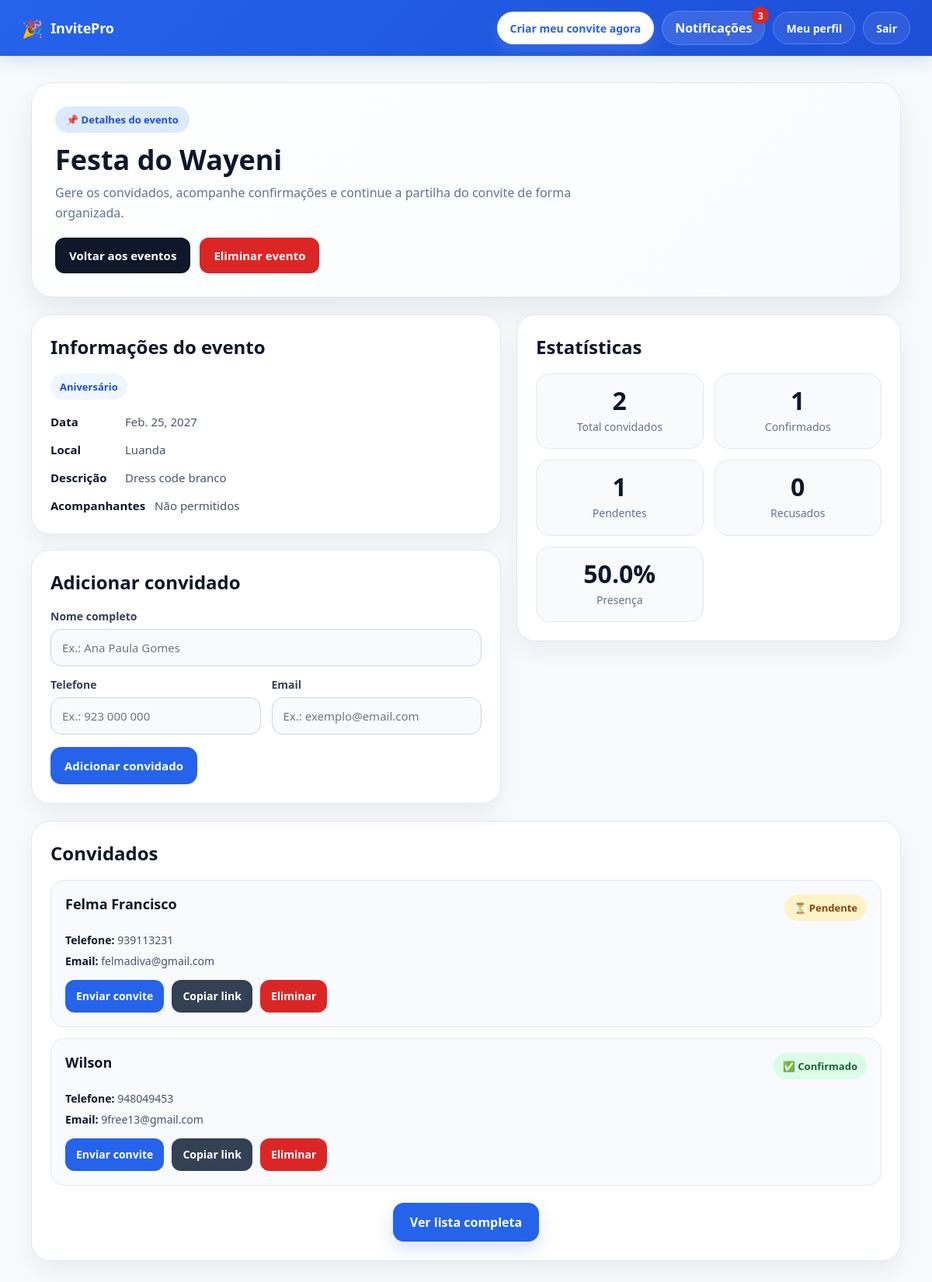
/event/22/ (signed in), run on the app's committed database.
### events/models.py (models this page shows, shortened)
class Event(models.Model):
    EVENT_TYPE_CHOICES = [
        ('aniversario', 'Aniversário'),
        ('casamento', 'Casamento'),
        ('noivado', 'Noivado'),
        ('baptizado', 'Baptizado'),
        ('cha_de_bebe', 'Chá de bebé'),
        ('formatura', 'Formatura'),
        ('conferencia', 'Conferência'),
        ('reuniao', 'Reunião'),
        ('evento_corporativo', 'Evento corporativo'),
        ('outro', 'Outro'),
    ]
    owner = models.ForeignKey(User, on_delete=models.CASCADE, null=True, blank=True)
    name = models.CharField(max_length=255)
    event_type = models.CharField(max_length=50, choices=EVENT_TYPE_CHOICES, default='outro')
    date = models.DateField()
    location = models.CharField(max_length=255, blank=True, null=True)
    description = models.TextField(blank=True, null=True)
    allowed_companions = models.PositiveIntegerField(default=0)
    @property
    def event_type_label(self):
        event_type_map = dict(self.EVENT_TYPE_CHOICES)
        return event_type_map.get(self.event_type, self.event_type)

### guests/models.py (models this page shows, shortened)
class Guest(models.Model):
    STATUS_CHOICES = [
        ('pendente', 'Pendente'),
        ('confirmado', 'Confirmado'),
        ('recusado', 'Recusado'),
    ]
    event = models.ForeignKey('events.Event', on_delete=models.CASCADE)
    full_name = models.CharField(max_length=255)
    phone = models.CharField(max_length=50, blank=True, null=True)
    email = models.EmailField(blank=True, null=True)
    token = models.UUIDField(default=uuid.uuid4, unique=True, editable=False)
    status = models.CharField(max_length=20, choices=STATUS_CHOICES, default='pendente')
    qr_code = models.ImageField(upload_to='qr_codes/', blank=True, null=True)
    companion_name = models.CharField(max_length=255, blank=True, null=True)

### events/views.py (the view, shortened to what this page needs)
# urls.py: path('<int:event_id>/', views.event_detail, name='event_detail'),
def event_detail(request, event_id):
    event = get_object_or_404(Event, id=event_id)
    pending_event_id = request.session.get('pending_event_id')
    if event.owner:
        if not request.user.is_authenticated or event.owner != request.user:
            return redirect('/login/')
    else:
        if pending_event_id != event.id:
            return redirect('/login/')
    guests = Guest.objects.filter(event=event)
    total_guests = guests.count()
    confirmed_guests = guests.filter(status='confirmado').count()
    pending_guests = guests.filter(status='pendente').count()
    declined_guests = guests.filter(status='recusado').count()
    percentage = round((confirmed_guests / total_guests) * 100, 1) if total_guests > 0 else 0
    return render(request, 'events/event_detail.html', {
        'event': event,
        'guests': guests,
        'total_guests': total_guests,
        'confirmed_guests': confirmed_guests,
        'pending_guests': pending_guests,
        'declined_guests': declined_guests,
        'percentage': percentage,
    })

### notifications/context_processors.py (called while the page is built)
def notification_count(request):
    if request.user.is_authenticated:
        unread_count = Notification.objects.filter(
            user=request.user,
            is_read=False
        ).count()
    else:
        unread_count = 0
    return {
        'unread_notifications_count': unread_count
    }

### events/templates/events/event_detail.html (shortened to what this page needs)
{% extends "base.html" %}
{% block content %}
<div class="detail-wrapper">
    <div class="hero-card">
        <div class="hero-top">
            <div>
                <div class="hero-badge">📌 Detalhes do evento</div>
                <h1 class="hero-title">{{ event.name }}</h1>
                <p class="hero-subtitle">
                    Gere os convidados, acompanhe confirmações e continue a partilha do convite de forma organizada.
                </p>
            </div>
            <div class="hero-actions">
                <a href="/event/" class="hero-btn secondary">Voltar aos eventos</a>
                <a href="{% url 'delete_event' event.id %}"
                   class="hero-btn"
                   style="background:#dc2626; color:white;"
                   onclick="return confirm('Tens a certeza que queres eliminar este evento?');">
                    Eliminar evento
                </a>
            </div>
        </div>
    </div>
    <div class="detail-grid">
        <div class="left-stack">
            <div class="info-card">
                <h2 class="section-title">Informações do evento</h2>
                <div class="event-type-badge">{{ event.event_type_label }}</div>
                <div class="meta-grid">
                    <div class="meta-item">
                        <span class="meta-label">Data</span>
                        <span>{{ event.date }}</span>
                    </div>
                    <div class="meta-item">
                        <span class="meta-label">Local</span>
                        <span>{{ event.location }}</span>
                    </div>
                    <div class="meta-item">
                        <span class="meta-label">Descrição</span>
                        <span>{{ event.description|default:"Sem descrição adicionada." }}</span>
                    </div>
                    <div class="meta-item">
                        <span class="meta-label">Acompanhantes</span>
                        <span>
                            {% if event.allowed_companions > 0 %}
                                Permitidos até {{ event.allowed_companions }}
                            {% else %}
                                Não permitidos
                            {% endif %}
                        </span>
                    </div>
                </div>
            </div>
            <div class="form-card">
                <h2 class="section-title">Adicionar convidado</h2>
                <form method="POST">
                    <div class="form-grid">
                        <div class="form-group full">
                            <label for="full_name">Nome completo</label>
                            <input type="text" id="full_name" name="full_name" placeholder="Ex.: Ana Paula Gomes" required>
                        </div>
                        <div class="form-group">
                            <label for="phone">Telefone</label>
                            <input type="text" id="phone" name="phone" placeholder="Ex.: 923 000 000">
                        </div>
                        <div class="form-group">
                            <label for="email">Email</label>
                            <input type="email" id="email" name="email" placeholder="Ex.: exemplo@email.com">
                        </div>
                    </div>
                    <button type="submit" class="submit-btn">Adicionar convidado</button>
                </form>
            </div>
        </div>
        <div class="right-stack">
            <div class="stats-card">
                <h2 class="section-title">Estatísticas</h2>
                <div class="stats-grid">
                    <div class="stat-box">
                        <div class="stat-number">{{ total_guests }}</div>
                        <div class="stat-label">Total convidados</div>
                    </div>
                    <div class="stat-box">
                        <div class="stat-number">{{ confirmed_guests }}</div>
                        <div class="stat-label">Confirmados</div>
                    </div>
                    <div class="stat-box">
                        <div class="stat-number">{{ pending_guests }}</div>
                        <div class="stat-label">Pendentes</div>
                    </div>
                    <div class="stat-box">
                        <div class="stat-number">{{ declined_guests }}</div>
                        <div class="stat-label">Recusados</div>
                    </div>
                    <div class="stat-box">
                        <div class="stat-number">{{ percentage }}%</div>
                        <div class="stat-label">Presença</div>
                    </div>
                </div>
            </div>
        </div>
    </div>
    <div class="guests-card full-width">
        <h2 class="section-title">Convidados</h2>
        {% if guests %}
            <ul class="guest-list">
                {% for guest in guests %}
                    <li class="guest-item">
                        <div class="guest-top">
                            <div class="guest-name">{{ guest.full_name }}</div>
                            {% if guest.status == 'confirmado' %}
                                <div class="status confirmado">✅ Confirmado</div>
                            {% elif guest.status == 'recusado' %}
                                <div class="status recusado">🚫 Recusado</div>
                            {% else %}
                                <div class="status pendente">⏳ Pendente</div>
                            {% endif %}
                        </div>
                        <div class="guest-meta">
                            <div class="guest-meta-item"><strong>Telefone:</strong> {{ guest.phone|default:"Não informado" }}</div>
                            <div class="guest-meta-item"><strong>Email:</strong> {{ guest.email|default:"Não informado" }}</div>
                        </div>
                        <div class="guest-buttons">
                            <button class="guest-btn primary"
                                    onclick="abrirPartilha(
                                        '{{ guest.full_name|escapejs }}',
                                        '{{ guest.event.name|escapejs }}',
                                        '{{ guest.event.date|escapejs }}',
                                        '{{ guest.event.location|escapejs }}',
                                        '{{ guest.phone|default:''|escapejs }}',
                                        '{{ guest.email|default:''|escapejs }}',
                                        '{{ guest.token }}'
                                    )">
                                Enviar convite
                            </button>
                            <button class="guest-btn dark" onclick="copiarLink(window.location.origin + '/invite/{{ guest.token }}/')">
                                Copiar link
                            </button>
                            <a href="{% url 'delete_guest' guest.id %}"
                               class="guest-btn danger"
                               onclick="return confirm('Tens a certeza que queres eliminar este convidado?');">
                                Eliminar
                            </a>
                        </div>
                    </li>
                {% endfor %}
            </ul>
        {% else %}
            <div class="empty-box">
                Ainda não existem convidados neste evento. Adiciona o primeiro convidado para começares a partilhar o convite.
            </div>
        {% endif %}
        <div class="finish-box">
            <a href="{% url 'event_guests' event.id %}" class="finish-btn">Ver lista completa</a>
        </div>
    </div>
</div>
{% endblock %}

### templates/base.html (style rules this page uses)
:root { --primary: #2563eb; --primary-dark: #1d4ed8; --primary-soft: #dbeafe; --dark: #0f172a; --dark-soft: #1e293b; --text: #1e293b; --muted: #64748b; --border: #e2e8f0; --bg: #f8fafc; --card: #ffffff; --success: #16a34a; --warning: #d97706; --danger: #dc2626; --radius-lg: 22px; --radius-md: 14px; --shadow: 0 12px 30px rgba(15, 23, 42, 0.08); --shadow-soft: 0 8px 20px rgba(15, 23, 42, 0.06); }
* { box-sizing: border-box; }
html { scroll-behavior: smooth; }
body { margin: 0; font-family: "Segoe UI", Arial, sans-serif; background: var(--bg); color: var(--text); }
a { color: inherit; }
input, select, textarea, button { font-family: inherit; }

### data on the page
Event: name "Festa do Wayeni", event_type_label "Aniversário", date "Feb. 25, 2027", location "Luanda", description "Dress code branco"
Guest: full_name "Felma Francisco", status "⏳ Pendente", phone "939113231", email "felmadiva@gmail.com"
Guest: full_name "Wilson", status "✅ Confirmado", phone "948049453", email "9free13@gmail.com"

### other printed values
{{ unread_notifications_count }} "3"
{{ total_guests }} "2"
{{ confirmed_guests }} "1"
{{ pending_guests }} "1"
{{ declined_guests }} "0"
{{ percentage }} "50.0"
